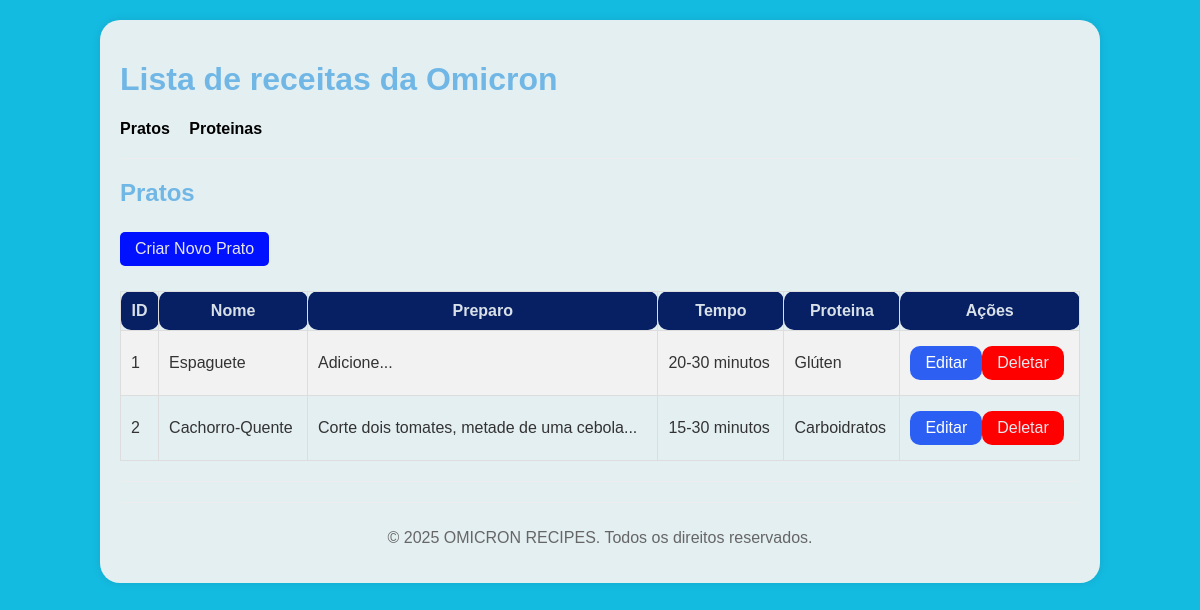
The app's page /public/index.php, older data.
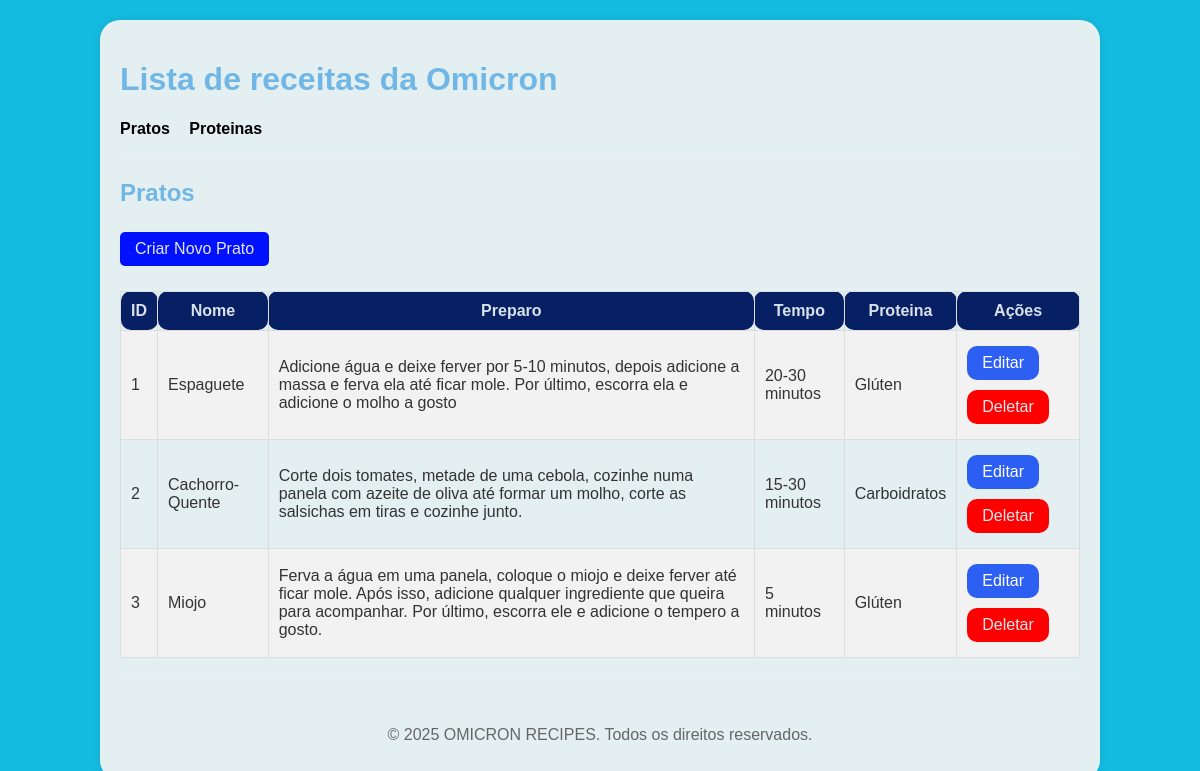
The same page, newer data.
### tables this page shows
CREATE TABLE IF NOT EXISTS pratos (
    id INT(11) NOT NULL AUTO_INCREMENT,
    nome VARCHAR(255) NOT NULL,
    preparo VARCHAR(255) NOT NULL,
    tempo VARCHAR(255) NOT NULL,
    proteina_id INT(11) NOT NULL,
    PRIMARY KEY (id),
    FOREIGN KEY (proteina_id) REFERENCES proteina(id) ON DELETE CASCADE
);

CREATE TABLE IF NOT EXISTS proteina (
    id INT(11) NOT NULL AUTO_INCREMENT,
    nome VARCHAR(255) NOT NULL,
    PRIMARY KEY (id)
);

### controllers/PratoController.php (called while the page is built, shortened)
<?php
include_once '../config/database.php';
include_once '../models/Prato.php';
class PratoController {
    private $prato;
    public function __construct() {
        $database = new Database();
        $this->conn = $database->getConnection();
        $this->prato = new Prato($this->conn);
    }
    public function index() {
        $stmt = $this->prato->read();
        $num = $stmt->rowCount();
        return ['stmt' => $stmt, 'num' => $num];
    }
}
?>

### config/database.php (called while the page is built, shortened)
<?php
class Database {
    private $host = "localhost";
    private $db_name = "Receitas";
    private $username = "root";
    private $password = "";
    public function getConnection(){
        $this->conn = null;
        try{
            $this->conn = new PDO("mysql:host=" . $this->host . ";dbname=" . $this->db_name, $this->username, $this->password);
            $this->conn->exec("set names utf8");
        }catch(PDOException $exception){
            echo "Erro de conexão: " . $exception->getMessage();
        }
        return $this->conn;
    }
}
?>

### models/Prato.php (called while the page is built, shortened)
<?php
class Prato {
    private $conn;
    private $table_name = "pratos";
    public function __construct($db){
        $this->conn = $db;
    }
    function read(){
        $query = "SELECT
                    c.nome as proteina_nome, p.id, p.nome, p.preparo, p.tempo, p.proteina_id
                FROM
                    " . $this->table_name . " p
                    LEFT JOIN
                        proteina c
                            ON p.proteina_id = c.id
                ORDER BY
                    p.id";
        $stmt = $this->conn->prepare($query);
        $stmt->execute();
        return $stmt;
    }
}
?>

### views/pratos/index_prat.php (the view)
<?php
include_once __DIR__ . '/../../controllers/PratoController.php';
$controller = new PratoController();
$data = $controller->index();
$stmt = $data['stmt'];
$num = $data['num'];
include __DIR__ . '/../../views/includes/header.php';
?>
<h2>Pratos</h2>
<a href="/CRUD%20trabalho/public/index.php?page=pratos&action=create" class="button">Criar Novo Prato</a>
<?php
if($num > 0){
    echo "<table>";
        echo "<tr>";
            echo "<th>ID</th>";
            echo "<th>Nome</th>";
            echo "<th>Preparo</th>";
            echo "<th>Tempo</th>";
            echo "<th>Proteina</th>";
            echo "<th>Ações</th>";
        echo "</tr>";
    while ($row = $stmt->fetch(PDO::FETCH_ASSOC)){
        extract($row);
        echo "<tr>";
            echo "<td>{$id}</td>";
            echo "<td>{$nome}</td>";
            echo "<td>{$preparo}</td>";
            echo "<td>{$tempo}</td>";
            echo "<td>{$proteina_nome}</td>";
            echo "<td>";
                echo "<a href=\"/CRUD%20trabalho/public/index.php?page=pratos&action=edit&id={$id}\" class=\"button edit\">Editar</a>";
                echo "<a href=\"/CRUD%20trabalho/public/index.php?page=pratos&action=delete&id={$id}\" class=\"button delete\">Deletar</a>";
            echo "</td>";
        echo "</tr>";
    }
    echo "</table>";
} else {
    echo "<p>Nenhum prato encontrado.</p>";
}
?>
<?php include __DIR__ . '/../../views/includes/footer.php'; ?>

### public/index.php (shortened to what this page needs)
<?php
$page = isset($_GET["page"]) ? $_GET["page"] : "pratos";
$action = isset($_GET["action"]) ? $_GET["action"] : "index";
$id = isset($_GET["id"]) ? $_GET["id"] : null;
switch ($page) {
    case "pratos":
        switch ($action) {
            case "index":
                include __DIR__ . '/../views/pratos/index_prat.php';
                break;
        }
        break;
}
?>

### views/includes/header.php (shortened to what this page needs)
<!DOCTYPE html>
<html lang="pt-br">
<head>
    <link rel="stylesheet" href="/CRUD%20trabalho/public/css/style.css">
</head>
<body>
    <div class="container">
        <h1>Lista de receitas da Omicron</h1>
        <nav>
            <a href="/CRUD%20trabalho/public/index.php?page=pratos">Pratos</a>
            <a href="/CRUD%20trabalho/public/index.php?page=proteinas">Proteinas</a>
        </nav>
        <hr>

### views/includes/footer.php
        <hr>
        <footer>
            <p>&copy; <?php echo date("Y"); ?> OMICRON RECIPES. Todos os direitos reservados.</p>
        </footer>
    </div>
</body>
</html>

### public/css/style.css (style rules this page uses)
body { font-family: Arial, sans-serif; margin: 0; padding: 0; background-color: #14bbe1; color: #333; }
.container { width: 80%; margin: 20px auto; background-color: #e4eff2; padding: 20px; box-shadow: 0 0 10px rgba(0, 0, 0, 0.1); border-radius: 20px; }
h1, h2 { color: #71b7e6; }
nav { margin-bottom: 20px; }
nav a { margin-right: 15px; text-decoration: none; color: #000000; font-weight: bold; }
hr { border: 0; height: 1px; background-color: #eee; margin: 20px 0; }
table { width: 100%; border-collapse: collapse; margin-top: 20px; }
table, th, td { border: 1px solid #ddd; }
th, td { padding: 10px; text-align: open sans; }
th { background-color: #072064; color: rgba(230, 236, 240, 0.94); border-radius: 10px; }
tr:nth-child(even) { background-color: #f2f2f2; }
.button { display: inline-block; padding: 8px 15px; margin: 5px 0; background-color: #0011ff; color: rgb(230, 231, 237); text-decoration: none; border-radius: 5px; border: none; cursor: pointer; }
.button.edit { background-color: #0843f4d6; color: white; border-radius: 10px; }
.button.delete { background-color: #ff0000; border-radius: 10px; }
footer { text-align: center; margin-top: 20px; padding-top: 10px; border-top: 1px solid #eee; color: #666; }

Row changes from the older to the newer data that the page shows:
changed pratos "Espaguete": preparo "Adicione..." → "Adicione água e deixe ferver por 5-10 minutos, depois adicione a massa e ferva ela até ficar mole. Por último, escorra ela e adicione o molho a gosto"
changed pratos "Cachorro-Quente": preparo "Corte dois tomates, metade de uma cebola..." → "Corte dois tomates, metade de uma cebola, cozinhe numa panela com azeite de oliva até formar um molho, corte as salsichas em tiras e cozinhe junto."
added pratos: id "3", nome "Miojo", preparo "Ferva a água em uma panela, coloque o miojo e deixe ferver até ficar mole. Após isso, adicione qualquer ingrediente que queira para acompanhar. Por último, escorra ele e adicione o tempero a gosto.", tempo "5 minutos", proteina.nome "Glúten"
